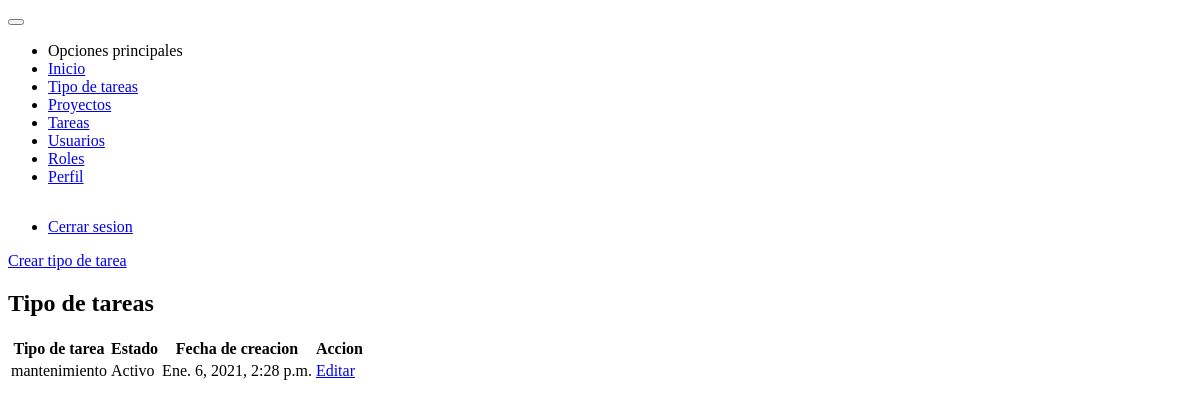
The page /tareas/tipo_tarea/ (signed in) on the database as committed earlier.
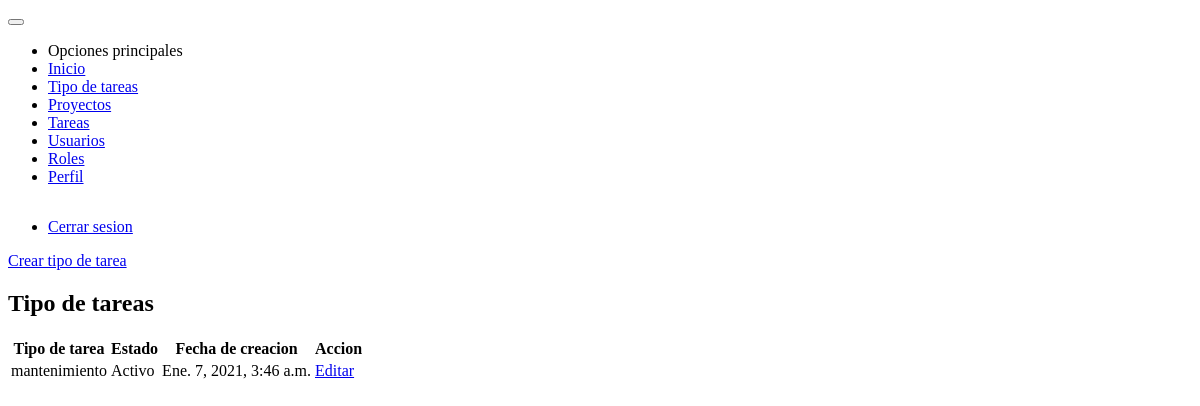
The same page on the database as committed later.
### tasks/models.py (models this page shows, shortened)
class TypeTask(models.Model):
    name = models.CharField(max_length=50)
    slug = models.SlugField(max_length=60, unique=True)
    status = models.BooleanField(default=True)
    created_at = models.DateTimeField(auto_now_add=timezone.now)

### tasks/views.py (the view)
# urls.py: path('tipo_tarea/', views.TypeTaskListView.as_view(), name='type_task'),
class TypeTaskListView(LoginRequiredMixin, PermissionRequiredMixin, ListView):
    login_url = 'users:login'
    permission_required = 'tasks.view_typetask'
    template_name = 'tasks/type_task.html'
    queryset = TypeTask.objects.all().order_by('-pk')

### tasks/templates/tasks/type_task.html (shortened to what this page needs)
{% extends 'base.html' %}
{% block content %}
        <div class="card">
            <div class="card-content m-2">
                <a class="button success" href="{% url 'tasks:add_type_task' %}"> Crear tipo de tarea</a>
                <h2 class="center">Tipo de tareas</h2>
                <table class="table" data-role="table" data-horizontal-scroll="true" data-table-search-title="Buscar: " data-table-rows-count-title="Cantidad a mostrar">
                    <thead>
                        <tr>
                            <th>Tipo de tarea</th>
                            <th>Estado</th>
                            <th>Fecha de creacion</th>
                            <th>Accion</th>
                        </tr>
                    </thead>
                    <tbody>
                        {% for type_task in object_list %}
                            <tr>
                                <td>{{ type_task.name }}</td>
                                <td>{{ type_task.status|yesno:'Activo,Inactivo' }}</td>
                                <td>{{ type_task.created_at }}</td>
                                <td>
                                    <a href="{% url 'tasks:update_type_task' type_task.slug %}"
                                        class="button info"> Editar</a>
                                </td>
                            </tr>
                        {% endfor %}
                    </tbody>
                </table>
            </div>
        </div>
{% endblock %}

Rows that differ between the two databases and show on the page:
changed TypeTask "mantenimiento": created_at "Ene. 6, 2021, 2:28 p.m." → "Ene. 7, 2021, 3:46 a.m."
